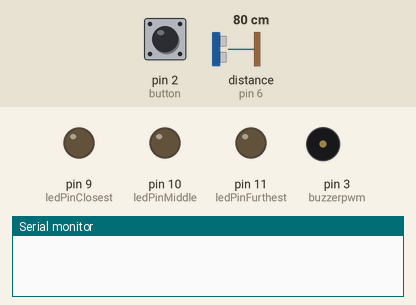
This sketch was run on a simulated Arduino Uno, built with avr-gcc and run on an emulated ATmega328P. On the bench: output pins drawn as LEDs (lit = HIGH), buzzer (waves = sounding), the last lines printed to the serial monitor. The inputs (shaded band) are chosen by the test bench; at power-on: pin 2 (button) HIGH, distance to the obstacle (sensor on pin 6) 80 cm. The echo pulse lasts 58.3 µs per cm; pins used as bus, display or sensor lines are not drawn.

Above: at 1.2 s.
1.3 s: pin 2 (button) pulled LOW for 0.15 s
2.9 s: distance to the obstacle (sensor on pin 6) set to 32 cm
4.4 s: distance to the obstacle (sensor on pin 6) set to 27 cm
At 5.2 s:
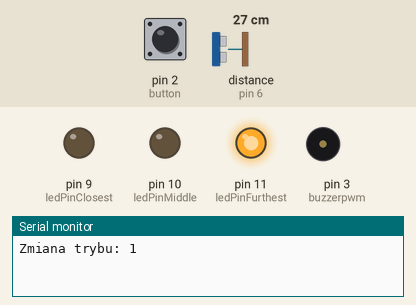
6.1 s: pin 2 (button) pulled LOW for 1 s
At 8.1 s:
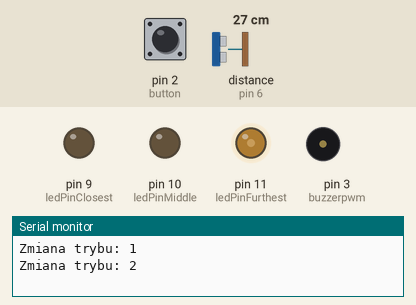
8.9 s: pin 2 (button) pulled LOW for 0.15 s
At 11.9 s:
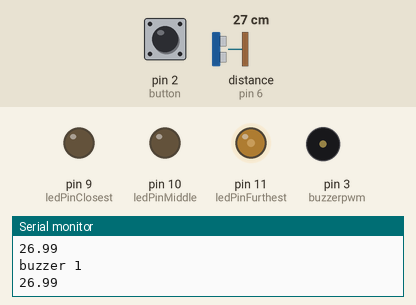
12.0 s: distance to the obstacle (sensor on pin 6) set to 35 cm
At 12.7 s:
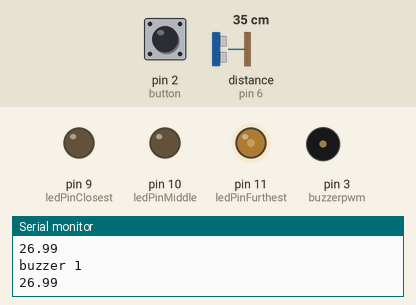
Timing chart, 0 to 14.5 s (numbered marks = the images above; inputs shaded):
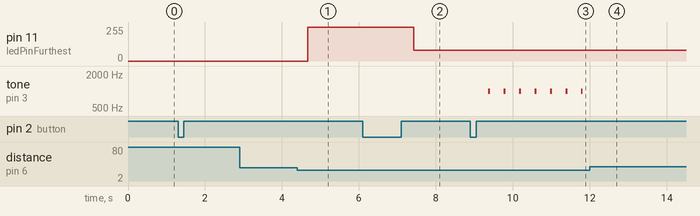

Measured:
- the behaviour switches between 31 and 30 cm on distance to the obstacle (sensor on pin 6) (found by bisection; images 0 and 1)
- after the input at 2.9 s, every drawn part: stays the same
- after the input at 4.4 s, pin 11 (ledPinFurthest): 0/255 → 255/255 after 0.27 s
- after the input at 6.1 s, pin 11 (ledPinFurthest): 255/255 → 80/255 after 1.3 s
- after the input at 8.9 s, tone on pin 3 (buzzerpwm): alternates 1000 Hz for 0.05 s and silent for 0.35 s, starting after 0.46 s
- after the input at 12.0 s, tone on pin 3 (buzzerpwm): stops changing and stays silent

The sketch:

zaj1.ino
```cpp
const int ledPinClosest = 9;
const int ledPinMiddle = 10;
const int ledPinFurthest = 11;
const int buzzerpwm = 3;
const int sensortrig = 5;
const int sensorecho = 6;
const int button = 2;
const float sensor10 = 10;
const float sensor20 = 20;
const float sensor30 = 30;

const float pwm255 = 255;
const float pwm0 = 0;

int wartosc_sensor = 0;
int wartosc_sensorout = 0;

float distance_constrain =0;
float distance = 0;
int tryb = 0;
void setup() {
  pinMode(ledPinClosest, OUTPUT);
  pinMode(ledPinMiddle, OUTPUT);
  pinMode(ledPinFurthest, OUTPUT);
  pinMode(buzzerpwm, OUTPUT);
  pinMode(sensortrig, OUTPUT);
  pinMode(sensorecho, INPUT);
  pinMode(button,INPUT_PULLUP);
  Serial.begin(9600);
  digitalWrite(ledPinFurthest, LOW);
  digitalWrite(ledPinMiddle, LOW);
  digitalWrite(ledPinClosest, LOW);
  attachInterrupt(digitalPinToInterrupt(button),interrupt_button, RISING);

}

void interrupt_button(){
  Serial.print("Zmiana trybu: ");
  if(tryb >= 4)
  {
    tryb = 0;
  }
  else
  {
    tryb+=1;
  }
  Serial.println(tryb);
  delay(250);
}


void loop() {
  switch(tryb)
  {
    case 0:
    {
      tryb_0();
      break;
    }
    case 1:
      tryb_1();
      break;
    case 2:
      tryb_2();
      break;
    case 3:
      tryb_3();
      break;
    case 4:
      tryb_4();
      break;
  }
}

void tryb_0()
{

}

void tryb_1()
{
  distance_constrain = constrain(odleglosc(), 0, 30);
  if
  (distance_constrain > 20 && distance_constrain < 30)
  {
    digitalWrite(ledPinFurthest, HIGH);
    digitalWrite(ledPinMiddle, LOW);
    digitalWrite(ledPinClosest, LOW);
  }
  else if(distance_constrain > 10 && distance_constrain <= 20)
  {
    digitalWrite(ledPinFurthest, HIGH);
    digitalWrite(ledPinMiddle, HIGH);
    digitalWrite(ledPinClosest, LOW);
  }
  else if(distance_constrain <= 10)
  {
    digitalWrite(ledPinFurthest, HIGH);
    digitalWrite(ledPinMiddle, HIGH);
    digitalWrite(ledPinClosest, HIGH);
  }
  else
  {
    digitalWrite(ledPinFurthest, LOW);
    digitalWrite(ledPinMiddle, LOW);
    digitalWrite(ledPinClosest, LOW);
  }


}

void tryb_2()
{
  distance_constrain = constrain(odleglosc(), 0, 30);
  int distance_mm = distance_constrain * 10;
  if
  (distance_constrain > 20 && distance_constrain < 30)
  {
    analogWrite(ledPinFurthest, map(distance_mm,200,300,255.0,0.0));
    digitalWrite(ledPinMiddle, LOW);
    digitalWrite(ledPinClosest, LOW);
  }
  else if(distance_constrain > 10 && distance_constrain <= 20)
  {
    digitalWrite(ledPinFurthest, HIGH);
    analogWrite(ledPinMiddle,  map(distance_mm,100,200,255.0,0.0));
    digitalWrite(ledPinClosest, LOW);
  }
  else if(distance_constrain <= 10)
  {
    digitalWrite(ledPinFurthest, HIGH);
    digitalWrite(ledPinMiddle, HIGH);
    analogWrite(ledPinClosest,  map(distance_mm,0,100,255.0,0.0));
  }
  else
  {
    digitalWrite(ledPinFurthest, LOW);
    digitalWrite(ledPinMiddle, LOW);
    digitalWrite(ledPinClosest, LOW);
  }
  /*Serial.print("odleglosc: ");
  Serial.println(odleglosc());
  Serial.print("odleglosc zmpaowana: ");
  Serial.println(map(odleglosc(),100,200,255.0,0.0));*/
}

void tryb_3()
{
  distance_constrain = odleglosc();
  if (distance_constrain<30 and distance_constrain>=0){
    tone(buzzerpwm, 1000);
    delay(50);
    noTone(buzzerpwm);
    delay((1.0/(31.0-distance_constrain)*1000.0));Serial.println("buzzer 1");Serial.println(distance_constrain);
  }
  else{
    noTone(buzzerpwm);
    //Serial.println("buzzer off");Serial.println(distance_constrain);
    }

}

void tryb_4()
{
  distance_constrain = odleglosc();
  if (distance_constrain<30 and distance_constrain>=0)
    {
    tone(buzzerpwm,(1.0/(31.0-distance_constrain)*1000),50);
    Serial.println("Buzzer on");Serial.println(distance_constrain);
    }

  else{
    noTone(buzzerpwm);
    Serial.println("Buzzer off");Serial.println(distance_constrain);
  }
}

float odleglosc(){ //pomiar odległości podany w centymetrach
  digitalWrite(sensortrig, LOW);
  delayMicroseconds(2);
  digitalWrite(sensortrig, HIGH);
  delayMicroseconds(10);
  digitalWrite(sensortrig, LOW);

  distance = (pulseIn(sensorecho, HIGH)*.0343)/2;
  delay(100);
  return distance;
}
```
